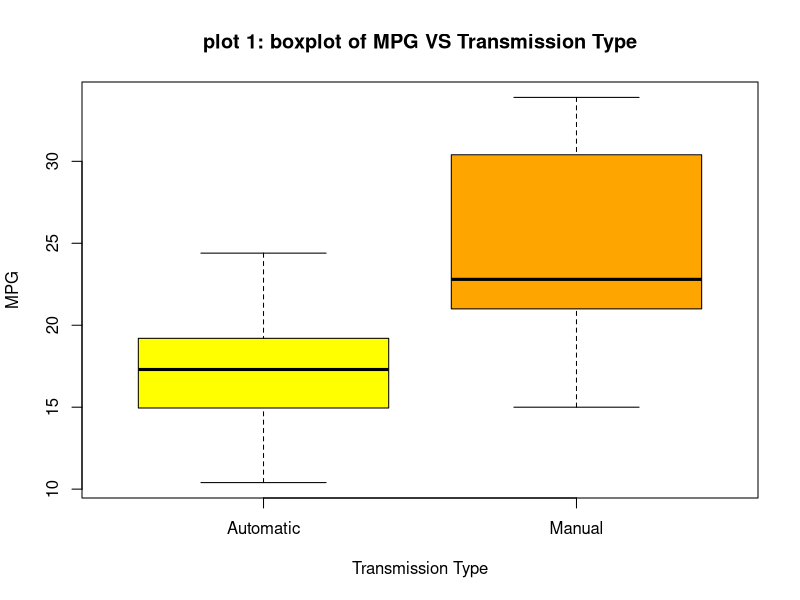
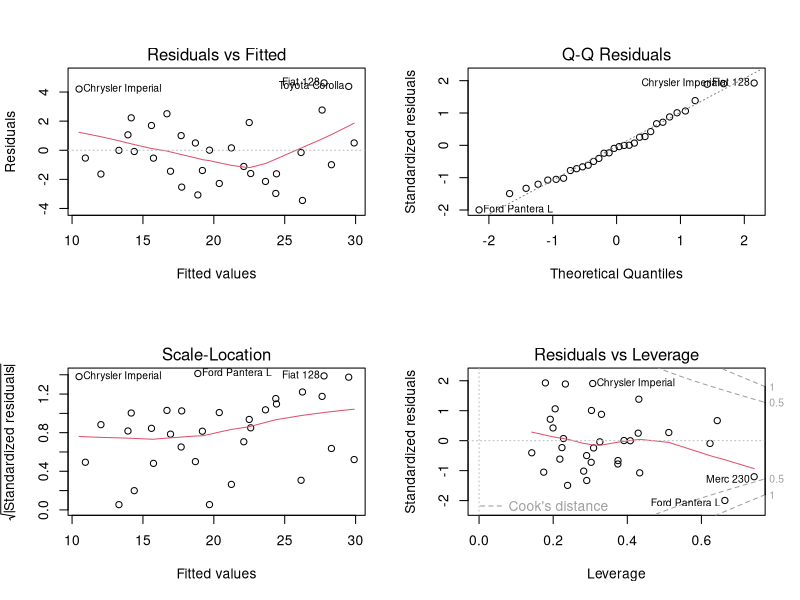

Write the R code that produced these figures, in order.
## ---- chunk 1
summary(mtcars)
data(mtcars)
head(mtcars)
mtcars$vs <- as.factor(mtcars$vs)
mtcars$am   <- factor(mtcars$am,labels=c("Automatic","Manual"))
summary(mtcars$mpg)
fit <- lm(mpg ~ am, data = mtcars)
summary(fit)
bestfit <- lm(mpg ~., data = mtcars)
summary(bestfit)
anova(fit, bestfit)
print("##The p-value of 0.000285 is small and the CI does not include zero, so we  reject null hypothesis in favor of the alternative hypothesis that there is a significant difference in MPG between the two groups at 95% Confidence Interval.")
print("##Adjusted R squared value is 0.3385 which means that only 33.85% of the regression variance can be explained by our model. We will have to introduce more predictor variables to see if they played a larger role in the model.")
print("p-value = 3.793e-09,hence reject the null hypothesis and state that our Multivariable Model is significantly different than the Simple Linear Regression")
## ---- chunk 2
mtcars$am   <- factor(mtcars$am,labels=c("Automatic","Manual"))
boxplot(mpg ~ am, data = mtcars, col = (c("yellow","orange")), ylab = "MPG", xlab = "Transmission Type",main="plot 1: boxplot of MPG VS Transmission Type")
bestfit <- lm(mpg ~., data = mtcars)
par(mfrow = c(2,2))
 plot(bestfit)
